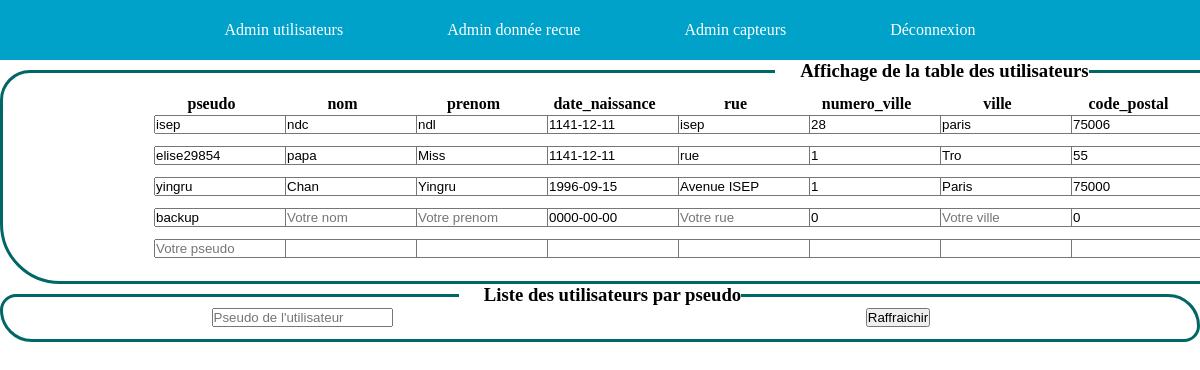
Screenshot of /Vue/form_admin_utilisateurs.php with the database file from the repository.
### tables this page shows
CREATE TABLE IF NOT EXISTS `utilisateur` (
  `id` int(11) NOT NULL,
  `pseudo` varchar(32) NOT NULL,
  `nom` varchar(255) NOT NULL,
  `prenom` varchar(255) NOT NULL,
  `date_naissance` date NOT NULL,
  `rue` varchar(255) NOT NULL,
  `numero_rue` int(11) NOT NULL,
  `ville` varchar(40) NOT NULL,
  `code_postal` int(11) NOT NULL,
  `telephone` varchar(32) NOT NULL,
  `mail` varchar(40) NOT NULL,
  `password` varchar(255) NOT NULL,
  `typecompte` varchar(255) NOT NULL
);

### Controleur/UtilisateurManager.php (called while the page is built, shortened)
<?php
class UtilisateurManager
{
	private $_db;
	public function getList()
	{
		$users = [];
    	$q = $this->_db->prepare('SELECT id,pseudo,nom,prenom,date_naissance,rue,numero_rue,ville,code_postal,telephone,mail,password FROM utilisateur');
    	$q->execute();
    	while ($donnees = $q->fetch(PDO::FETCH_ASSOC))
    	{
      		$users[] = new Utilisateur($donnees);
    	}
    	return $users;
	}
	public function setDb(PDO $db)
	{
		$this->_db=$db;
	}
}
?>

### Controleur/Utilisateur.php (called while the page is built, shortened)
<?php
class Utilisateur
{
	private $_pseudo;
	private $_nom;
	private $_prenom;
	private $_date_naissance;
	private $_rue;
	private $_numero_rue;
	private $_ville;
	private $_code_postal;
	public function hydrate(array $donnees)
	{
		foreach ($donnees as $key => $value) {
 			$method = 'set'.ucfirst($key);
		}
	}
	public function pseudo() { return $this->_pseudo; }
	public function nom() { return $this->_nom; }
	public function prenom() { return $this->_prenom; }
	public function date_naissance() { return $this->_date_naissance; }
	public function rue() { return $this->_rue; }
	public function numero_rue() { return $this->_numero_rue; }
	public function ville() { return $this->_ville; }
	public function code_postal() { return $this->_code_postal; }
	public function setId($id)
	{
		$id= (int)$id;
	}
	public function setPseudo($param)
	{
		if (is_string($param))
		{
			$this->_pseudo= htmlspecialchars($param);
		}
	}
	public function setNom($param)
	{
		if (is_string($param))
		{
			$this->_nom= htmlspecialchars($param);
		}
	}
	public function setPrenom($param)
	{
		if (is_string($param))
		{
			$this->_prenom= htmlspecialchars($param);
		}
	}
	public function setDate_naissance($param)
	{
		if (is_string($param))
		{
			$this->_date_naissance= htmlspecialchars($param);
		}
	}
	public function setRue($param)
	{
		if (is_string($param))
		{
			$this->_rue= htmlspecialchars($param);
		}
	}
	public function setNumero_rue($param)
	{
		if (is_string($param))
		{
			$this->_numero_rue= htmlspecialchars($param);
		}
	}
	public function setVille($param)
	{
		if (is_string($param))
		{
			$this->_ville= htmlspecialchars($param);
		}
	}
	public function setCode_postal($param)
	{
		if (is_string($param))
		{
			$this->_code_postal= htmlspecialchars($param);
		}
	}
}

### Vue/form_admin_utilisateurs.php (the view, shortened to what this page needs)
<?php
include "../controleur/Utilisateur.php";
include "../controleur/UtilisateurManager.php";
include "../controleur/connectionbase.php";
include "header_back_office.php";
?>
<!DOCTYPE html>
<html>
  <head>
    <link rel="stylesheet" href="../style/app.css">
  </head>
  <body>
  <div class="outer">
    <div class="inner">
      <fieldset>
        <legend align="center"><h3>Affichage de la table des utilisateurs</h3></legend>
        <table style="padding: 11px;">
          <tr>
            <th></th><th>pseudo</th><th>nom</th> <th>prenom</th><th>date_naissance</th><th>rue</th><th>numero_ville</th><th>ville</th><th>code_postal</th><th>telephone</th><th>mail</th><th>password</th><th> Update</th><th>delete</th>
          </tr>
          <?php
          try {
            $myBdManager = new UtilisateurManager($bdd);
            $bdd_users = [];
            $bdd_users = $myBdManager->getList();
          }
          catch(Exception $e)
          {
            die('erreur:'.$e->getMessage());
          }
          for($i=0; $i<count($bdd_users); $i=$i+1)
          {
            ?>
            <tr>
              <form method="post" action="">
                <td>
                </td>
                <td> <input type="text" name="pseudo" placeholder="Votre pseudo" value="<?php echo $bdd_users[$i]->pseudo(); ?>"/> </td>
                <td> <input type="text" name="nom" placeholder="Votre nom" value="<?php echo $bdd_users[$i]->nom(); ?>"/></td>
                <td> <input type="text" name="prenom" placeholder="Votre prenom" value="<?php echo $bdd_users[$i]->prenom(); ?>"/></td>
                <td> <input type="text" name="date_naissance" placeholder="Votre date de naissance" value="<?php echo $bdd_users[$i]->date_naissance(); ?>"/> </td>
                <td> <input type="text" name="rue" placeholder="Votre rue" value="<?php echo $bdd_users[$i]->rue(); ?>"/></td>
                <td> <input type="text" name="numero_rue" placeholder="Votre numero de rue" value="<?php echo $bdd_users[$i]->numero_rue(); ?>"/></td>
                <td> <input type="text" name="ville" placeholder="Votre ville" value="<?php echo $bdd_users[$i]->ville(); ?>"/></td>
                <td> <input type="text" name="code_postal" placeholder="Votre code postal" value="<?php echo $bdd_users[$i]->code_postal(); ?>"/></td>
                <td> <input type="text" name="telephone" placeholder="Votre numero de telephone" value="<?php echo $bdd_users[$i]->telephone(); ?>"/></td>
              </form>
            </tr>
            <?php
          }
          ?>
          <tr>
            <form method="post" action="">
              <td>
              </td>
              <td> <input type="text" name="pseudo" placeholder="Votre pseudo" value=""/> </td>
              <td> <input type="text" name="nom" placeholder="" value="" readonly/></td>
              <td> <input type="text" name="prenom" placeholder="" value="" readonly/></td>
              <td> <input type="text" name="date_naissance" placeholder="" value="" readonly/> </td>
              <td> <input type="text" name="rue" placeholder="" value="" readonly/></td>
              <td> <input type="text" name="numero_rue" placeholder="" value="" readonly/></td>
              <td> <input type="text" name="ville" placeholder="" value="" readonly/></td>
              <td> <input type="text" name="code_postal" placeholder="" value="" readonly/></td>
              <td> <input type="text" name="telephone" placeholder="" value="" readonly/></td>
            </form>
          </tr>
        </table>
    </fieldset>
    <fieldset>
    <legend align="center"><h3>Liste des utilisateurs par pseudo </h3></legend>
        <table>
            <tr>
                <form method="post" action="">
                    <td> <input type="text" name="pseudo" placeholder="Pseudo de l'utilisateur" value=""/> </td>
                    <td> <input type="submit" name="button_refresh" class="btn" value ="Raffraichir"> </td>
                </form>
            </tr>
        </table>
    </fieldset>
  </div>
</div>
</body>
</html>

### style/header.css (style rules this page uses)
html { height:100%; }
body { min-height:100%;margin:0;padding:0;position:relative; }
body { color:#000000;background:#FFF; text-align:center }

### style/app.css (style rules this page uses)
table { margin: auto; }
td { text-align: center; padding-left: 7px; padding-right: 7px; padding-bottom: 10px; border-radius: 30px; }
h3 { margin-left: 25px; }
fieldset { border: 3px solid #066; border-top-left-radius: 30px; border-top-right-radius: 60px; border-bottom-right-radius: 30px; border-bottom-left-radius: 60px; }
* { margin:0;padding:0; -webkit-box-sizing: border-box; -moz-box-sizing: border-box; box-sizing: border-box; }

### Vue/form_admin_utilisateurs.php (style rules this page uses)
table { table-layout: fixed; width: 100%; }
td, th { width: 129px; padding:0px 5px; }
.outer { position: relative; }
.inner { overflow-x: scroll; overflow-y: visible; width: 100%; }

### rows the page displays
utilisateur: pseudo "isep", nom "ndc", prenom "ndl", date_naissance "1141-12-11", rue "isep", numero_rue "28", ville "paris", code_postal "75006"
utilisateur: pseudo "elise29854", nom "papa", prenom "Miss", date_naissance "1141-12-11", rue "rue", numero_rue "1", ville "Tro", code_postal "55"
utilisateur: pseudo "yingru", nom "Chan", prenom "Yingru", date_naissance "1996-09-15", rue "Avenue ISEP", numero_rue "1", ville "Paris", code_postal "75000"
utilisateur: pseudo "backup", date_naissance "0000-00-00", numero_rue "0", code_postal "0"
